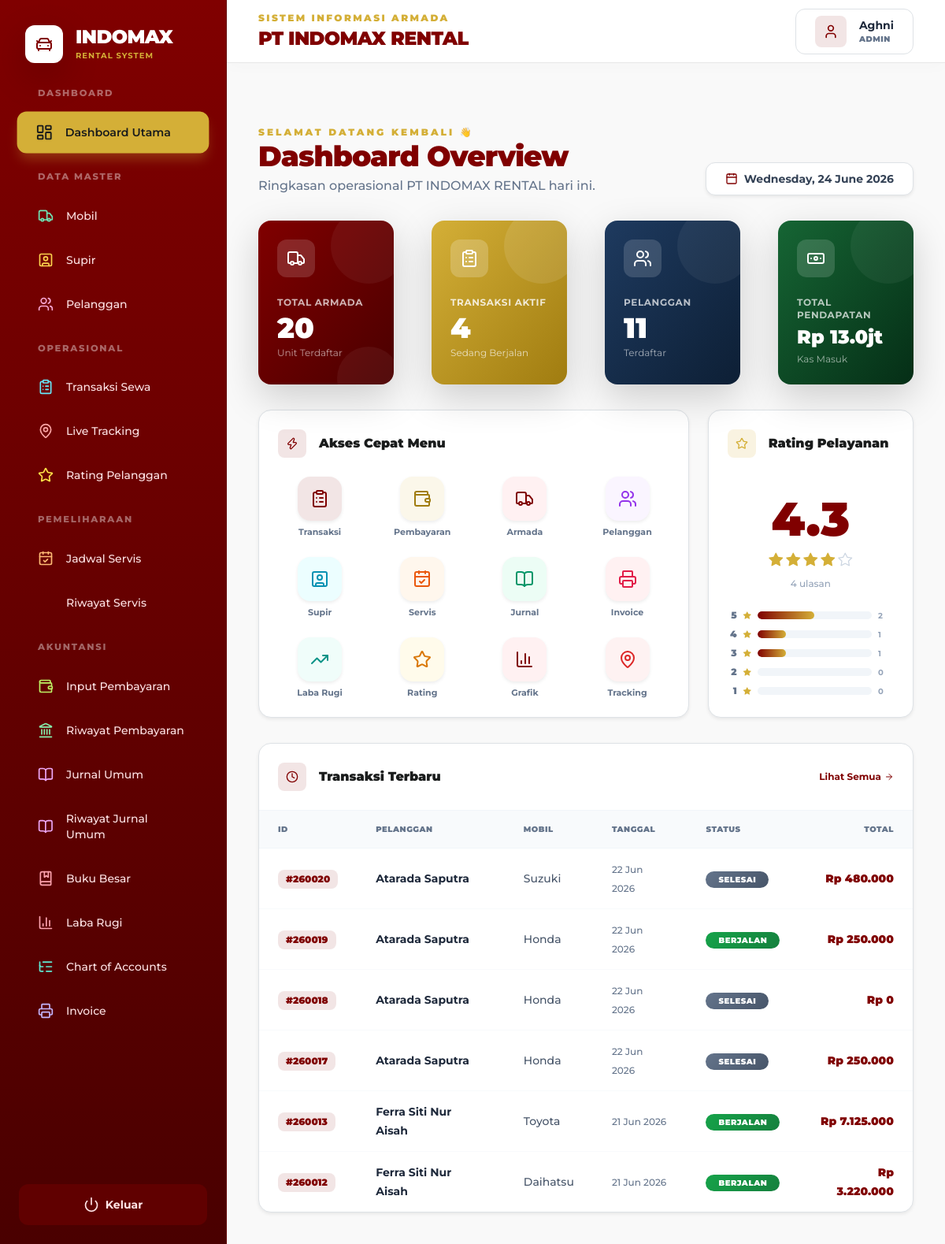
Before: /Admin/index.php (signed in) with the older database file.
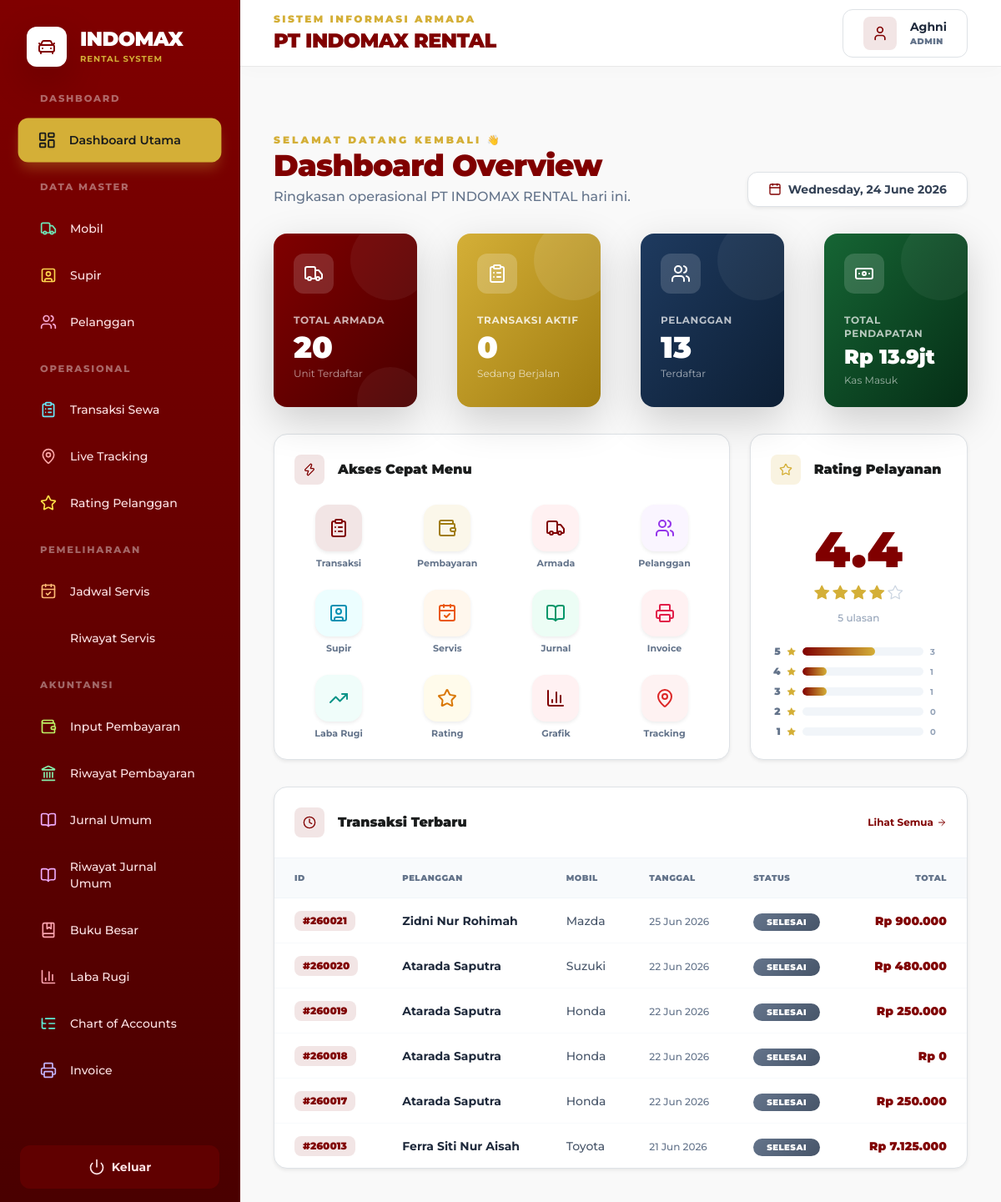
After: the same page with the newer database file.
### tables this page shows
CREATE TABLE `transaksi_sewa` (
  `id_sewa` int(11) NOT NULL,
  `id_pelanggan` int(11) NOT NULL,
  `pake_supir` enum('Ya','Tidak') NOT NULL DEFAULT 'Tidak',
  `kode_mobil` varchar(10) NOT NULL,
  `id_supir` int(11) DEFAULT NULL,
  `biaya_supir` decimal(12,2) NOT NULL DEFAULT 0.00,
  `opsi_supir` enum('ya','tidak') DEFAULT 'tidak',
  `tanggal_sewa` date NOT NULL,
  `tanggal_kembali` date NOT NULL,
  `lama_sewa` int(11) NOT NULL,
  `total_biaya` decimal(12,2) NOT NULL,
  `status_sewa` enum('pending','diterima','berjalan','selesai','DP') DEFAULT 'pending',
  `waktu_mulai_perjalanan` timestamp NULL DEFAULT NULL,
  `status_gaji_supir` enum('belum','sudah') NOT NULL DEFAULT 'belum',
  `tujuan_perjalanan` varchar(255) NOT NULL,
  `kode_akun` int(11) DEFAULT NULL,
  `lokasi_jemput` varchar(255) DEFAULT NULL,
  `lokasi_kembali` varchar(255) DEFAULT 'Kembalikan ke Kantor',
  `alamat_kembali` text DEFAULT NULL,
  `alamat_detail` text DEFAULT NULL,
  `nama_penyewa` varchar(100) DEFAULT NULL,
  `total_bayar` int(11) DEFAULT 0,
  `jumlah_bayar` int(11) DEFAULT 0
);

CREATE TABLE `pelanggan` (
  `id_pelanggan` int(11) NOT NULL,
  `nama` varchar(100) DEFAULT NULL,
  `email` varchar(150) DEFAULT NULL,
  `username` varchar(50) NOT NULL,
  `password` varchar(255) NOT NULL,
  `alamat` text DEFAULT NULL,
  `no_telp` varchar(15) DEFAULT NULL,
  `no_ktp` varchar(20) DEFAULT NULL,
  `foto_ktp` varchar(255) DEFAULT NULL,
  `foto_sim` varchar(255) DEFAULT NULL,
  `status_verifikasi` varchar(50) DEFAULT 'belum_verifikasi'
);

CREATE TABLE `mobil` (
  `kode_mobil` varchar(10) NOT NULL,
  `merk` varchar(50) DEFAULT NULL,
  `jenis` varchar(50) DEFAULT NULL,
  `nopol` varchar(15) DEFAULT NULL,
  `tarif_per_hari` decimal(10,2) DEFAULT NULL,
  `status_mobil` enum('tersedia','disewa') DEFAULT 'tersedia',
  `Gambar` varchar(255) NOT NULL,
  `Unit_Tersedia` int(10) UNSIGNED NOT NULL
);

### Admin/index.php (the view, shortened to what the rows shown need)
<?php
include 'koneksi.php';
$q_recent = mysqli_query($conn, "SELECT t.id_sewa, p.nama, m.merk, t.tanggal_sewa, t.status_sewa, t.total_biaya
    FROM transaksi_sewa t
    JOIN pelanggan p ON t.id_pelanggan = p.id_pelanggan
    JOIN mobil m ON t.kode_mobil = m.kode_mobil
    ORDER BY t.id_sewa DESC LIMIT 6");
include 'navbar.php';
?>
<div class="space-y-8">
    <div class="flex flex-col sm:flex-row sm:items-end justify-between gap-4">
        <div>
            <h1 class="text-4xl font-black text-[#800000] tracking-tight leading-none">Dashboard Overview</h1>
        </div>
    </div>
    <div class="bg-white rounded-2xl border border-[#e2e2e2] shadow-sm overflow-hidden">
        <div class="overflow-x-auto">
            <table class="w-full">
                <thead>
                    <tr class="bg-slate-50 border-b border-slate-100">
                        <th class="px-6 py-3 text-left text-[10px] font-black text-slate-500 uppercase tracking-wider">ID</th>
                        <th class="px-4 py-3 text-left text-[10px] font-black text-slate-500 uppercase tracking-wider">Pelanggan</th>
                        <th class="px-4 py-3 text-left text-[10px] font-black text-slate-500 uppercase tracking-wider">Mobil</th>
                        <th class="px-4 py-3 text-left text-[10px] font-black text-slate-500 uppercase tracking-wider">Tanggal</th>
                        <th class="px-4 py-3 text-left text-[10px] font-black text-slate-500 uppercase tracking-wider">Status</th>
                        <th class="px-6 py-3 text-right text-[10px] font-black text-slate-500 uppercase tracking-wider">Total</th>
                    </tr>
                </thead>
                <tbody class="divide-y divide-slate-50">
                    <?php
                    $statusMap = [
                        'berjalan' => ['label'=>'Berjalan','class'=>'badge-status-berjalan'],
                        'pending'  => ['label'=>'Pending','class'=>'badge-status-pending'],
                        'selesai'  => ['label'=>'Selesai','class'=>'badge-status-selesai'],
                        'diterima' => ['label'=>'Diterima','class'=>'badge-status-diterima'],
                    ];
                    if ($q_recent && mysqli_num_rows($q_recent) > 0):
                        while($r = mysqli_fetch_assoc($q_recent)):
                            $st = $statusMap[$r['status_sewa']] ?? ['label'=>$r['status_sewa'],'class'=>'badge-status-selesai'];
                    ?>
                    <tr class="table-row-hover transition-colors cursor-pointer" onclick="window.location='transaksi.php'">
                        <td class="px-6 py-3.5">
                            <span class="inline-flex items-center px-2.5 py-1 rounded-lg text-xs font-black bg-[#800000]/10 text-[#800000]">#<?= str_pad($r['id_sewa'],4,'0',STR_PAD_LEFT) ?></span>
                        </td>
                        <td class="px-4 py-3.5">
                            <span class="text-sm font-bold text-slate-800"><?= htmlspecialchars($r['nama']) ?></span>
                        </td>
                        <td class="px-4 py-3.5">
                            <span class="text-sm text-slate-600 font-medium"><?= htmlspecialchars($r['merk']) ?></span>
                        </td>
                        <td class="px-4 py-3.5">
                            <span class="text-xs font-medium text-slate-500"><?= date('d M Y', strtotime($r['tanggal_sewa'])) ?></span>
                        </td>
                        <td class="px-4 py-3.5">
                            <span class="<?= $st['class'] ?> text-white text-[10px] font-black px-3 py-1 rounded-full uppercase tracking-wider"><?= $st['label'] ?></span>
                        </td>
                        <td class="px-6 py-3.5 text-right">
                            <span class="text-sm font-black text-[#800000]">Rp <?= number_format($r['total_biaya'],0,',','.') ?></span>
                        </td>
                    </tr>
                    <?php endwhile; endif; ?>
                </tbody>
            </table>
        </div>
    </div>
</div>
</div></main></div>
</body>
</html>

Changed rows visible on the page:
no longer on this page (row edited): transaksi_sewa: id_sewa "260012", id_pelanggan.nama "Ferra Siti Nur Aisah", kode_mobil.merk "Daihatsu", tanggal_sewa "21 Jun 2026", status_sewa "BERJALAN", total_biaya "3.220.000"
added transaksi_sewa: id_sewa "260021", id_pelanggan.nama "Zidni Nur Rohimah", kode_mobil.merk "Mazda", tanggal_sewa "25 Jun 2026", status_sewa "SELESAI", total_biaya "900.000"
changed transaksi_sewa id 260019: status_sewa "BERJALAN" → "SELESAI"
changed transaksi_sewa "21 Jun 2026": status_sewa "BERJALAN" → "SELESAI"
Other visible differences:
$total_berjalan: "4" → "0"
$total_pelanggan: "11" → "13"
$total_pendapatan/1000000: "13.0" → "13.9"
$avg_pelayanan: "4.3" → "4.4"
$total_ulasan: "4" → "5"
$pct: 25 → 20 (drawn)
new list line: "5 3"
list line gone: "5 2"
